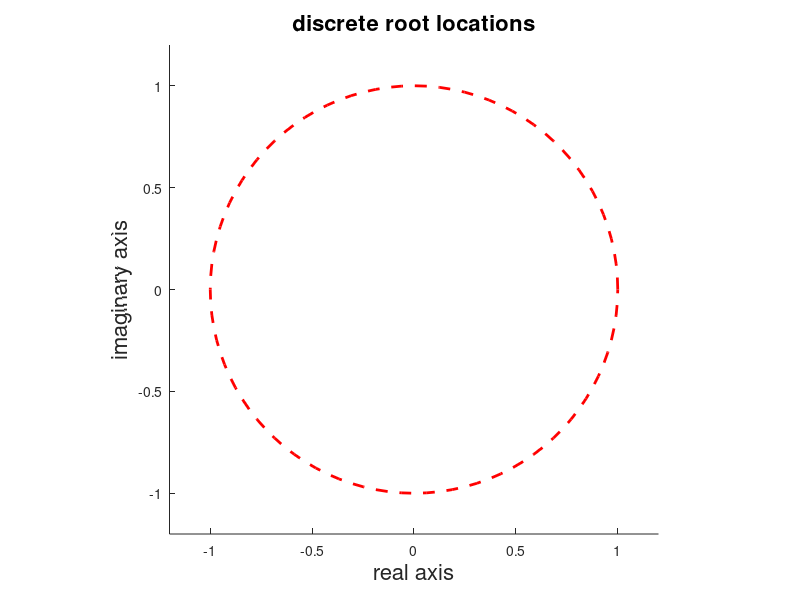

Write the MATLAB code that produced this figure. (Note: this script raises an error after producing the figure.)
%% drawing boundaries for discrete root locations
clear all ; close all
%% performance constrains
ts0 = .8; %maximum settling time [s]
ts0_min=.6;
Mp0=.2;
tr0=.5;
%% hardware constraints
f_s=20; %sampling frequency [hz]
omega_s=2*pi*f_s; %sampling frequency 
T=1/f_s ;% sampling period [s]
theta=(0:pi/50:2*pi)';
real_unit = cos(theta);
imag_unit=sin(theta);

figure; hold on;
p1 = plot(real_unit,imag_unit,'r--','linewi',2);
axis([-1.2 1.2 -1.2 1.2]), axis equal
title('discrete root locations','FontSize',16)
xlabel('real axis','FontSize',16)
ylabel('imaginary axis','FontSize',16)
ax=gca;
ax.FontSize = 16;

%% settling time constraint
mag_ts=exp(-(4/ts0)*T);
min_ts=exp(-(4/ts0_min)*T);

real_ts=mag_ts*cos(theta);
imag_ts=mag_ts*sin(theta);

real_ts_min=min_ts*cos(theta);
imag_ts_min=min_ts*sin(theta);

xcombined=[real_ts;real_ts_min];
ycombined=[imag_ts;imag_ts_min];



p2=fill(xcombined,ycombined,'g','LineStyle','none');
alpha(0.25);

%% overshoot
theta2=(0:pi/50:pi)';
zeta_Mp=sqrt(log(Mp0)^2/(pi^2+log(Mp0)^2));
mag_Mp = exp(-zeta_Mp/sqrt(1-zeta_Mp^2)*theta2);

real_Mp=mag_Mp.*cos(theta2);
imag_Mp= mag_Mp.*sin(theta2);

real_Mp_2=[real_Mp; flipud(real_Mp)];
imag_Mp_2 = [imag_Mp; flipud(-imag_Mp)];


p3=fill(real_Mp_2,imag_Mp_2,'b','LineStyle','none');
alpha(0.25)

%% rise time
zeta_tr = linspace(0,0.99,501)';
beta= atan(sqrt(1-zeta_tr.^2)./zeta_tr);
omegan_tr=(pi-beta)./(tr0*sqrt(1-zeta_tr.^2));
omegad_tr = omegan_tr.*sqrt(1-zeta_tr.^2);

mag_tr = exp(-zeta_tr.*omegan_tr*T);
ang_tr=omegad_tr*T;

real_tr=mag_tr.*cos(ang_tr);
imag_tr=mag_tr.*sin(ang_tr);

real_tr_2=[flipud(real_tr);1*cos((ang_tr(1):0.1:pi)')]
imag_tr_2=[flipud(imag_tr);1*sin((ang_tr(1):0.1:pi)')]


real_tr_3=[real_tr_2;flipud(real_tr_2)];
imag_tr_3=[imag_tr_2;flipud(-imag_tr_2)];

p4=fill(real_tr_3,imag_tr_3,'r-','LineStyle','none');
alpha(.25)


legend([p1,p2,p3,p4],{'stability condition',...
                        't_s condition',...
                        'M_p Condition',...
                        't_r condition'})
                    
legend('boxoff')
zgrid

plot(-.75,0,'ko')
